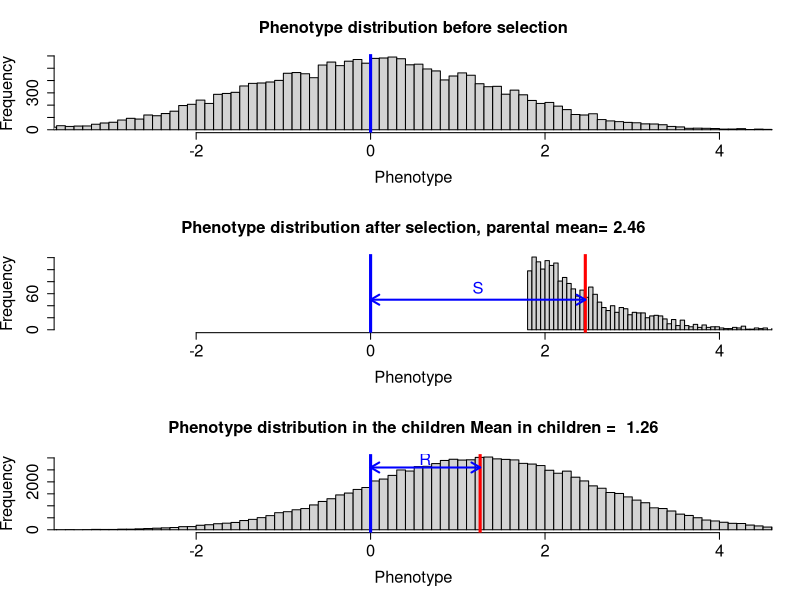
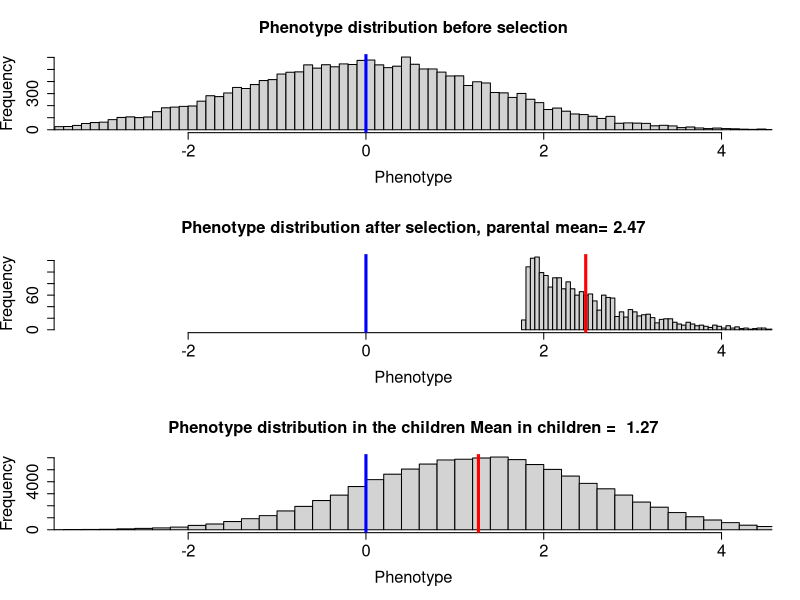
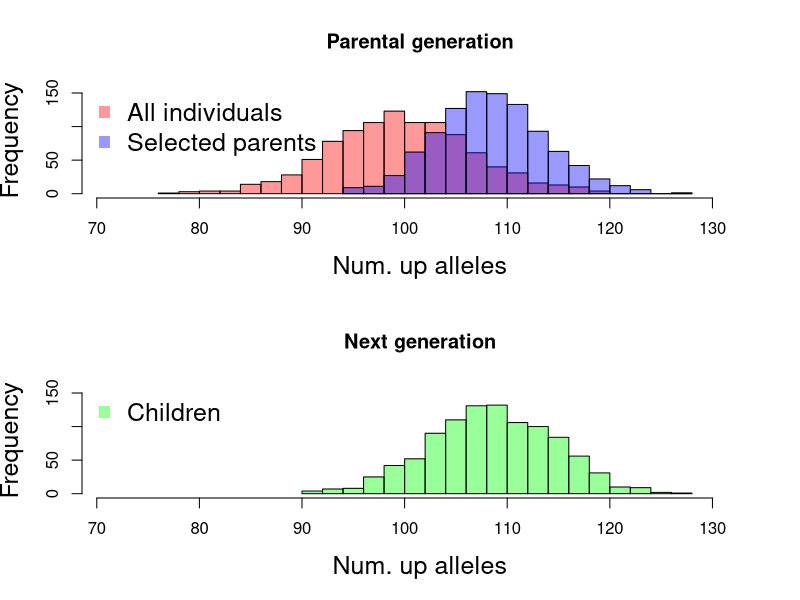

Generate these figures, in order, with R:


one.gen.sel<-function(L=1000,environ.var,sel,plot.geno=FALSE,add.arrows=FALSE){
##Quantitative genetics sims
allele.freq<-0.5   ###each locus is assumed to have the same allele frequencies. This is just to simplify the coding, in reality these results work when each locus has its own frequency (and the coding wouldn't be too much harder). 
 

Num_inds=10000

##MAKE A MUM
## For each mother, at each locus we draw an allele (either 0 or 1) from the population allele frequency. 
##We do this twice for each mother two represent the two haplotypes in the mother 
mum.hap.1<-replicate(Num_inds, rbinom(L,1,allele.freq) )
mum.hap.2<-replicate(Num_inds, rbinom(L,1,allele.freq) )
##type mum.hap.1[,1] to see the 1st mothers 1st haplotype

##Each mothers genotype at each locus is either 0,1,2
mum.geno<-mum.hap.1+mum.hap.2

additive.genetic<-colSums(mum.geno)
mean.genetic<-mean(additive.genetic)
genetic.var<-sd(additive.genetic)

additive.genetic<-additive.genetic / sd(additive.genetic)
mum.pheno<- additive.genetic + rnorm(Num_inds,sd=sqrt(environ.var))
mum.pheno<-mum.pheno-mean(mum.pheno)



###FAMILIES


##MAKE A DAD (same code as make a mum, only said in a deeper voice)
dad.hap.1<-replicate(Num_inds, rbinom(L,1,allele.freq) )
dad.hap.2<-replicate(Num_inds, rbinom(L,1,allele.freq) )
dad.geno<-dad.hap.1+dad.hap.2


additive.genetic<-colSums(dad.geno)
additive.genetic<-additive.genetic / sd(additive.genetic)
dad.pheno<- additive.genetic + rnorm(Num_inds,sd=sqrt(environ.var))
dad.pheno<-dad.pheno-mean(dad.pheno)

### Make a child
child.geno<-dad.hap.1+mum.hap.1 ##1/2 from mum 1/2 from dad

additive.genetic<-colSums(child.geno)
additive.genetic<-additive.genetic / sd(additive.genetic)
child.pheno<- additive.genetic + rnorm(Num_inds,sd=sqrt(environ.var))
child.pheno<-child.pheno-mean(child.pheno)



 ##Selection of top sel% of individuals
 
top.sel.per.mums<- mum.pheno>quantile(mum.pheno,p=1-sel) 
top.sel.per.dads<- dad.pheno>quantile(dad.pheno,p=1-sel)
 
 
child.geno<-dad.hap.1[,top.sel.per.dads]+mum.hap.1[,top.sel.per.mums] ##1/2 from mum 1/2 from dad

additive.genetic<-(colSums(child.geno)-mean.genetic)
additive.genetic<-additive.genetic/genetic.var
child.pheno<- additive.genetic + rnorm(length(child.geno),sd=sqrt(environ.var))

layout(1:3)
my.lim<-quantile(c(mum.pheno,dad.pheno),p=c(0.01,0.99))
my.lim[2]<-quantile(child.pheno,p=c(0.99))

hist(c(mum.pheno,dad.pheno),breaks=100,xlim=my.lim,xlab="Phenotype",main=paste("Phenotype distribution before selection"),cex.axis=1.5,cex.lab=1.5,cex.main=1.5); #, Mean=0, VA=1, VE=",environ.var,", Taking top ",round(100*sel),"%",sep="")
abline(v=0,col="blue",lwd=3)

par.mean<-mean(c(mum.pheno[top.sel.per.mums],dad.pheno[top.sel.per.dads]))
hist(c(mum.pheno[top.sel.per.mums],dad.pheno[top.sel.per.dads]),breaks=100,xlim=my.lim,xlab="Phenotype",main=paste("Phenotype distribution after selection, parental mean=",format(par.mean,dig=3)),cex.axis=1.5,cex.lab=1.5,cex.main=1.5); 
abline(v= par.mean,col="red",lwd=3)
abline(v=0,col="blue",lwd=3)


if(add.arrows){
	arrows(x0=0,x1=par.mean,y0=50,y1=50,col="blue",lwd=2,length=0.1,code=3)
	text(x=par.mean/2, y=70,"S",col="blue",cex=1.5)
}

hist(child.pheno,xlim=my.lim,breaks=100,xlab="Phenotype",main=paste("Phenotype distribution in the children Mean in children = ",format(mean(child.pheno),dig=3)),cex.axis=1.5,cex.lab=1.5,cex.main=1.5); 
abline(v=0,col="blue",lwd=3)
abline(v= mean(child.pheno),col="red",lwd=3)

if(add.arrows){
	arrows(x0=0,x1=mean(child.pheno),y0=2600,y1=2600,col="blue",lwd=2,length=0.1,code=3)
	text(x=mean(child.pheno)/2, y=2950,"R",col="blue",cex=1.5)
}

##Mean phenotype after selection
cat("Selected parental mean",par.mean,"\n")
##Mean child phenotype
cat("Mean in children = ",mean(child.pheno),"\n")

if(plot.geno){
#	quartz()
	layout(1:2)
	sel.dad.genosum<-colSums(dad.geno[,top.sel.per.dads])
	rand.dad.genosum<-colSums(dad.geno[,sample(top.sel.per.dads)])
	hist(rand.dad.genosum,breaks=20,  col = rgb ( 1 , 0 , 0 , 0.4 ),xlim=c(min(rand.dad.genosum)-5,max(sel.dad.genosum)+5),ylim=c(0,160),xlab="Num. up alleles", main="Parental generation",cex.lab=1.5)
	hist(sel.dad.genosum,breaks=20,  col =rgb ( 0 , 0 , 1 , 0.4 ),add=TRUE)
	cat("Number up alleles in selected pars ",mean(colSums(dad.geno[,top.sel.per.dads])))
	legend ( "topleft" , legend = c ( "All individuals" , "Selected parents" ) , pch = 15 , col = c ( rgb ( 1 , 0 , 0 , 0.4 )  , rgb ( 0 , 0 , 1 , 0.4 ) ) , bty = "n" , cex = 1.5 )
	###hist of kids
	hist(colSums(child.geno),breaks=20,  col =rgb ( 0 , 1 , 0 , 0.4 ),xlim=c(min(rand.dad.genosum)-5,max(sel.dad.genosum)+5),ylim=c(0,160),xlab="Num. up alleles", main="Next generation",cex.lab=1.5)
	cat("Number up alleles in kids ",mean(colSums(child.geno)))

	legend ( "topleft" , legend = c ( "Children" ) , pch = 15 , col = rgb ( 0 , 1 , 0 , 0.4 ), bty = "n" , cex = 1.5 )
}
}

one.gen.sel(L=100,environ.var=1,sel=0.1,add.arrow=TRUE)
dev.copy2pdf(file="~/Dropbox/Courses/Popgen_teaching_Notes/figures/Response_to_sel/QT3.pdf")
#pdf(file="~/Dropbox/Courses/Popgen_teaching_Notes/figures/QT3_w_genosums.pdf")
one.gen.sel(L=100,environ.var=1,sel=0.1,plot.geno=TRUE)
dev.copy2pdf(file="~/Dropbox/Courses/Popgen_teaching_Notes/figures/QT3_w_genosums.pdf")

#for(sel in c(0.1,0.4))
#for(environ.var in c(.01,1,50)){
#png(file=paste("One_generation_selection_varg_1_vare_",format(environ.var,dig=1),"sel_",format(sel,dig=1),".png",sep=""))
#one.gen.sel(L=50,environ.var=environ.var,sel=sel) ##high herit.
#dev.off()
#}

